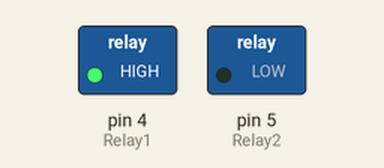
Simulated run of this sketch. Board: Arduino Uno, built with avr-gcc and run on an emulated ATmega328P. Parts: switched loads named in the sketch (green lamp = pin HIGH).

Above: at 1.5 s.
At 3.5 s:
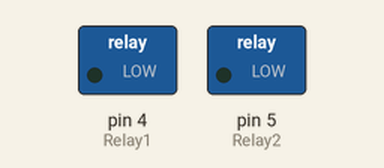
Timing chart, 0 to 5.2 s (numbered marks = the images above):
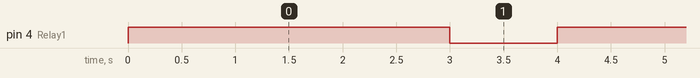

The sketch:

Pump.ino
```cpp
int Relay1 = 4;
int Relay2 = 5;

void setup() {
  pinMode(Relay1, OUTPUT);
  pinMode(Relay2, OUTPUT);

  digitalWrite(Relay1, LOW);
  digitalWrite(Relay2, LOW);
}

void loop() {
  digitalWrite(Relay1, HIGH);
  delay(3000);
  digitalWrite(Relay1, LOW);
  delay(1000);

//  digitalWrite(Relay2, HIGH);
//  delay(3000);
//  digitalWrite(Relay2, LOW);
//  delay(1000);
}
```

Measured:
- by itself, pin 4 (Relay1): alternates HIGH for 3.0 s and LOW for 1.0 s
